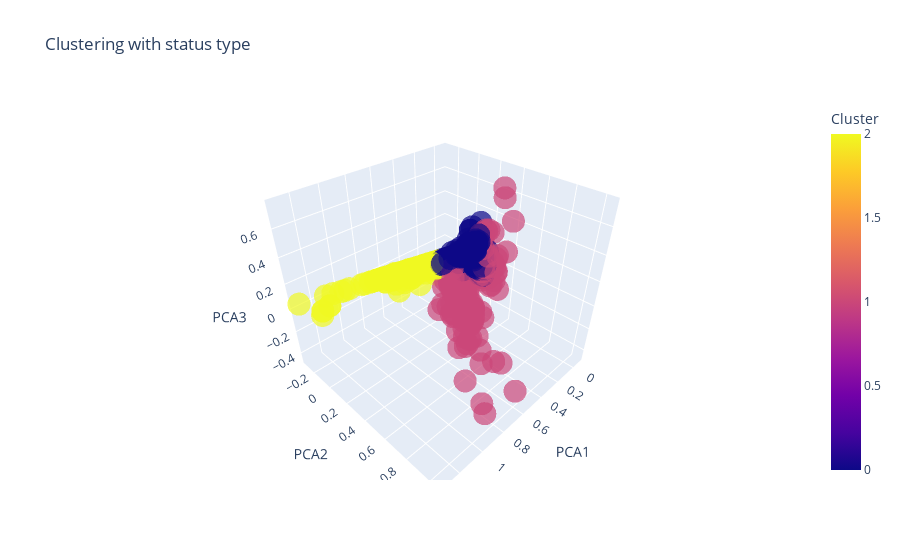

Source (notebook cell):
### Code cell
# Clustering in 4 clusters
pca = PCA(n_components=4)
data_pca4 = pca.fit_transform(X)
pca4_df = pd.DataFrame(data_pca4, columns=['PCA1', 'PCA2', 'PCA3', 'PCA4'])
pca4_df['Cluster'] = kmeans.labels_
fig = px.scatter_3d(pca4_df, x='PCA1', y='PCA2', z='PCA3', title='Clustering with status type', color='Cluster', opacity=0.7, size_max=10, hover_data={'Cluster': True})
fig.show()

### Figure 1 — Plotly figure (JSON) as saved in the notebook; plotly's stock layout.template omitted (floating-point values rounded to 4 significant figures; data arrays with more than 128 entries replaced by an {"elided": "..."} marker saying what was removed)
{"data": [{"customdata": {"elided": "7050x1 int values"}, "hovertemplate": "PCA1=%{x}<br>PCA2=%{y}<br>PCA3=%{z}<br>Cluster=%{marker.color}<extra></extra>", "legendgroup": "", "marker": {"color": {"elided": "7050 int values"}, "coloraxis": "coloraxis", "opacity": 0.7, "symbol": "circle"}, "mode": "markers", "name": "", "scene": "scene", "showlegend": false, "type": "scatter3d", "x": {"elided": "7050 float values"}, "y": {"elided": "7050 float values"}, "z": {"elided": "7050 float values"}}], "layout": {"coloraxis": {"colorbar": {"title": {"text": "Cluster"}}, "colorscale": [[0, "#0d0887"], [0.1111, "#46039f"], [0.2222, "#7201a8"], [0.3333, "#9c179e"], [0.4444, "#bd3786"], [0.5556, "#d8576b"], [0.6667, "#ed7953"], [0.7778, "#fb9f3a"], [0.8889, "#fdca26"], [1, "#f0f921"]]}, "legend": {"tracegroupgap": 0}, "scene": {"domain": {"x": [0, 1], "y": [0, 1]}, "xaxis": {"title": {"text": "PCA1"}}, "yaxis": {"title": {"text": "PCA2"}}, "zaxis": {"title": {"text": "PCA3"}}}, "title": {"text": "Clustering with status type"}}}
